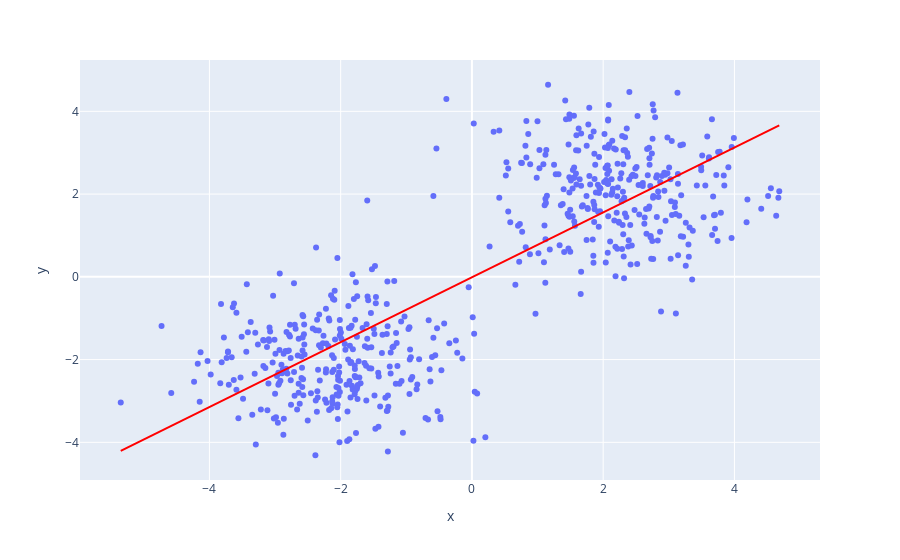

Notebook source saved alongside this figure:
### Code cell
import plotly.express as px
import pandas as pd

df_test = pd.read_csv("unlabelled_data copia.csv", 
                      names=["x", "y"])

fig_test = px.scatter(df_test, x="x", y="y", trendline="ols", trendline_color_override="red")
fig_test.show()

### Figure 1 — Plotly figure (JSON) as saved in the notebook; plotly's stock layout.template omitted (floating-point values rounded to 4 significant figures; data arrays with more than 128 entries replaced by an {"elided": "..."} marker saying what was removed)
{"data": [{"hovertemplate": "x=%{x}<br>y=%{y}<extra></extra>", "legendgroup": "", "marker": {"color": "#636efa", "symbol": "circle"}, "mode": "markers", "name": "", "orientation": "v", "showlegend": false, "type": "scatter", "x": {"elided": "600 float values"}, "xaxis": "x", "y": {"elided": "600 float values"}, "yaxis": "y"}, {"hovertemplate": "<b>OLS trendline</b><br>y = 0.784113 * x + -0.0094921<br>R<sup>2</sup>=0.661640<br><br>x=%{x}<br>y=%{y} <b>(trend)</b><extra></extra>", "legendgroup": "", "line": {"color": "red"}, "marker": {"color": "#636efa", "symbol": "circle"}, "mode": "lines", "name": "", "showlegend": false, "type": "scatter", "x": {"elided": "600 float values"}, "xaxis": "x", "y": {"elided": "600 float values"}, "yaxis": "y"}], "layout": {"legend": {"tracegroupgap": 0}, "margin": {"t": 60}, "xaxis": {"anchor": "y", "domain": [0, 1], "title": {"text": "x"}}, "yaxis": {"anchor": "x", "domain": [0, 1], "title": {"text": "y"}}}}
